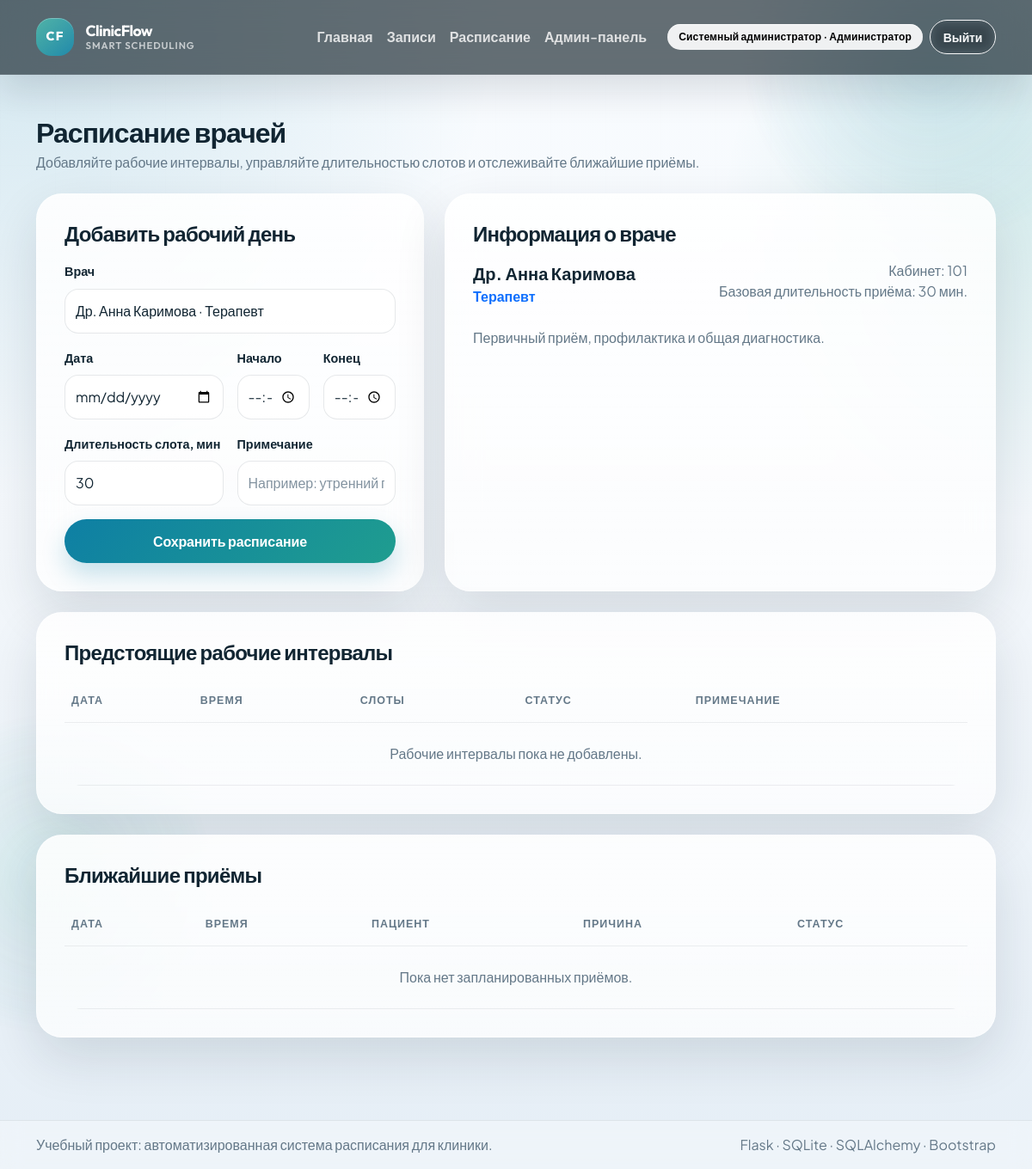
The page /schedule (signed in) on the database its author committed.
### models.py (models this page shows, shortened)
class User(db.Model):
    __tablename__ = "users"
    id = db.Column(db.Integer, primary_key=True)
    full_name = db.Column(db.String(120), nullable=False)
    email = db.Column(db.String(120), nullable=False, unique=True, index=True)
    phone = db.Column(db.String(30), unique=True)
    password_hash = db.Column(db.String(255), nullable=False)
    role = db.Column(db.String(20), nullable=False, index=True)
    is_active = db.Column(db.Boolean, default=True, nullable=False)
    created_at = db.Column(db.DateTime, default=datetime.utcnow, nullable=False)
    doctor_profile = db.relationship(
        "Doctor",
        back_populates="user",
        uselist=False,
        cascade="all, delete-orphan",
    )
    patient_profile = db.relationship(
        "Patient",
        back_populates="user",
        uselist=False,
        cascade="all, delete-orphan",
    )

class Doctor(db.Model):
    __tablename__ = "doctors"
    id = db.Column(db.Integer, primary_key=True)
    user_id = db.Column(db.Integer, db.ForeignKey("users.id"), nullable=False, unique=True)
    specialization = db.Column(db.String(120), nullable=False)
    room_number = db.Column(db.String(20))
    appointment_duration = db.Column(db.Integer, nullable=False, default=30)
    bio = db.Column(db.Text)
    user = db.relationship("User", back_populates="doctor_profile")
    schedules = db.relationship(
        "Schedule",
        back_populates="doctor",
        cascade="all, delete-orphan",
        order_by="Schedule.work_date, Schedule.start_time",
    )
    appointments = db.relationship(
        "Appointment",
        back_populates="doctor",
        cascade="all, delete-orphan",
        foreign_keys="Appointment.doctor_id",
        order_by="Appointment.appointment_date, Appointment.start_time",
    )
    @property
    def full_name(self):
        return self.user.full_name if self.user else "Врач"

### routes.py (the view, shortened to what this page needs)
@bp.route("/schedule", methods=["GET", "POST"])
@roles_required("doctor", "admin")
def schedule_view():
    doctors = (
        Doctor.query.options(joinedload(Doctor.user))
        .join(Doctor.user)
        .filter(User.is_active.is_(True))
        .order_by(User.full_name)
        .all()
    )
    if g.current_user.role == "doctor":
        selected_doctor = g.current_user.doctor_profile
    else:
        requested_doctor_id = request.values.get("doctor_id", type=int)
        selected_doctor = db.session.get(Doctor, requested_doctor_id) if requested_doctor_id else (doctors[0] if doctors else None)
    schedules = []
    upcoming_appointments = []
    if selected_doctor:
        schedules = (
            Schedule.query.filter(
                Schedule.doctor_id == selected_doctor.id,
                Schedule.work_date >= date.today(),
            )
            .order_by(Schedule.work_date, Schedule.start_time)
            .all()
        )
        upcoming_appointments = (
            Appointment.query.options(joinedload(Appointment.patient).joinedload(Patient.user))
            .filter(
                Appointment.doctor_id == selected_doctor.id,
                Appointment.appointment_date >= date.today(),
                Appointment.status != "cancelled",
            )
            .order_by(Appointment.appointment_date, Appointment.start_time)
            .all()
        )
    return render_template(
        "schedule.html",
        doctors=doctors,
        selected_doctor=selected_doctor,
        schedules=schedules,
        upcoming_appointments=upcoming_appointments,
    )

### routes.py (called while the page is built)
@bp.before_app_request
def load_logged_in_user():
    user_id = session.get("user_id")
    g.current_user = db.session.get(User, user_id) if user_id else None

@bp.app_context_processor
def inject_globals():
    return {
        "current_user": g.get("current_user"),
        "role_labels": ROLE_LABELS,
        "status_labels": STATUS_LABELS,
        "today_date": date.today(),
    }

def login_required(view):
    @wraps(view)
    def wrapped_view(*args, **kwargs):
        if not g.current_user or not g.current_user.is_active:
            session.clear()
            flash("Войдите в систему, чтобы продолжить работу.", "warning")
            return redirect(url_for("main.login"))
        return view(*args, **kwargs)
    return wrapped_view

def roles_required(*roles):
    def decorator(view):
        @wraps(view)
        @login_required
        def wrapped_view(*args, **kwargs):
            if g.current_user.role not in roles:
                abort(403)
            return view(*args, **kwargs)
        return wrapped_view
    return decorator

### templates/schedule.html (shortened to what this page needs)
{% extends "base.html" %}
{% block content %}
<div class="d-flex justify-content-between align-items-center flex-wrap gap-3 mb-4">
    <div>
        <h2 class="fw-bold mb-1">Расписание врачей</h2>
        <p class="text-secondary mb-0">Добавляйте рабочие интервалы, управляйте длительностью слотов и отслеживайте ближайшие приёмы.</p>
    </div>
</div>
<div class="row g-4">
    <div class="col-lg-5">
        <div class="surface-card h-100">
            <h4 class="fw-bold mb-3">Добавить рабочий день</h4>
            <form method="post" class="row g-3">
                {% if current_user.role == 'admin' %}
                    <div class="col-12">
                        <label class="form-label">Врач</label>
                        <select name="doctor_id" class="form-select" required>
                            {% for doctor in doctors %}
                                <option value="{{ doctor.id }}" {% if selected_doctor and doctor.id == selected_doctor.id %}selected{% endif %}>
                                    {{ doctor.full_name }} · {{ doctor.specialization }}
                                </option>
                            {% endfor %}
                        </select>
                    </div>
                {% endif %}
                <div class="col-md-6">
                    <label class="form-label">Дата</label>
                    <input type="date" name="work_date" class="form-control" required>
                </div>
                <div class="col-md-3">
                    <label class="form-label">Начало</label>
                    <input type="time" name="start_time" class="form-control" required>
                </div>
                <div class="col-md-3">
                    <label class="form-label">Конец</label>
                    <input type="time" name="end_time" class="form-control" required>
                </div>
                <div class="col-md-6">
                    <label class="form-label">Длительность слота, мин</label>
                    <input type="number" name="slot_duration" class="form-control" min="10" max="120" value="{{ selected_doctor.appointment_duration if selected_doctor else 30 }}">
                </div>
                <div class="col-md-6">
                    <label class="form-label">Примечание</label>
                    <input type="text" name="notes" class="form-control" placeholder="Например: утренний приём">
                </div>
                <div class="col-12">
                    <button type="submit" class="btn btn-primary w-100">Сохранить расписание</button>
                </div>
            </form>
        </div>
    </div>
    <div class="col-lg-7">
        <div class="surface-card h-100">
            <h4 class="fw-bold mb-3">Информация о враче</h4>
            {% if selected_doctor %}
                <div class="d-flex justify-content-between flex-wrap gap-3 mb-4">
                    <div>
                        <div class="fs-5 fw-bold">{{ selected_doctor.full_name }}</div>
                        <div class="text-primary fw-semibold">{{ selected_doctor.specialization }}</div>
                    </div>
                    <div class="text-secondary text-end">
                        <div>Кабинет: {{ selected_doctor.room_number or 'не указан' }}</div>
                        <div>Базовая длительность приёма: {{ selected_doctor.appointment_duration }} мин.</div>
                    </div>
                </div>
                <p class="text-secondary mb-0">{{ selected_doctor.bio or 'Описание врача можно дополнить в админ-панели.' }}</p>
            {% else %}
                <div class="empty-state">Сначала добавьте врача или выберите его из списка.</div>
            {% endif %}
        </div>
    </div>
</div>
<div class="surface-card mt-4">
    <h4 class="fw-bold mb-3">Предстоящие рабочие интервалы</h4>
    <div class="table-responsive">
        <table class="table align-middle">
            <thead>
                <tr>
                    <th>Дата</th>
                    <th>Время</th>
                    <th>Слоты</th>
                    <th>Статус</th>
                    <th>Примечание</th>
                </tr>
            </thead>
            <tbody>
                {% for schedule in schedules %}
                    <tr>
                        <td>{{ schedule.work_date.strftime('%d.%m.%Y') }}</td>
                        <td>{{ schedule.start_time.strftime('%H:%M') }} - {{ schedule.end_time.strftime('%H:%M') }}</td>
                        <td>{{ schedule.total_slots }} по {{ schedule.slot_duration }} мин.</td>
                        <td>
                            <span class="badge {% if schedule.is_active %}text-bg-success{% else %}text-bg-secondary{% endif %}">
                                {{ 'Активно' if schedule.is_active else 'Отключено' }}
                            </span>
                        </td>
                        <td>{{ schedule.notes or 'Без примечаний' }}</td>
                    </tr>
                {% else %}
                    <tr>
                        <td colspan="5" class="text-center text-secondary py-4">Рабочие интервалы пока не добавлены.</td>
                    </tr>
                {% endfor %}
            </tbody>
        </table>
    </div>
</div>
<div class="surface-card mt-4">
    <h4 class="fw-bold mb-3">Ближайшие приёмы</h4>
    <div class="table-responsive">
        <table class="table align-middle">
            <thead>
                <tr>
                    <th>Дата</th>
                    <th>Время</th>
                    <th>Пациент</th>
                    <th>Причина</th>
                    <th>Статус</th>
                </tr>
            </thead>
            <tbody>
                {% for appointment in upcoming_appointments %}
                    <tr>
                        <td>{{ appointment.appointment_date.strftime('%d.%m.%Y') }}</td>
                        <td>{{ appointment.start_time.strftime('%H:%M') }} - {{ appointment.end_time.strftime('%H:%M') }}</td>
                        <td>{{ appointment.patient.full_name }}</td>
                        <td>{{ appointment.reason or 'Не указана' }}</td>
                        <td>{{ status_labels[appointment.status] }}</td>
                    </tr>
                {% else %}
                    <tr>
                        <td colspan="5" class="text-center text-secondary py-4">Пока нет запланированных приёмов.</td>
                    </tr>
                {% endfor %}
            </tbody>
        </table>
    </div>
</div>
{% endblock %}

### templates/base.html (shortened to what this page needs)
<!doctype html>
<html lang="ru">
<head>
    <link href="https://cdn.jsdelivr.net/npm/bootstrap@5.3.3/dist/css/bootstrap.min.css" rel="stylesheet">
    <link rel="stylesheet" href="{{ url_for('static', filename='style.css') }}">
</head>
<body class="app-body">
    <div class="app-backdrop" aria-hidden="true">
        <span class="app-orb orb-one"></span>
        <span class="app-orb orb-two"></span>
        <span class="app-grid"></span>
    </div>
    <nav class="navbar navbar-expand-lg navbar-dark app-navbar">
        <div class="container">
            <a class="navbar-brand app-brand" href="{{ url_for('main.index') }}">
                <span class="brand-mark">CF</span>
                <span class="brand-copy">
                    <span class="brand-name">ClinicFlow</span>
                    <span class="brand-note">smart scheduling</span>
                </span>
            </a>
            <div class="collapse navbar-collapse" id="mainNav">
                <ul class="navbar-nav ms-auto align-items-lg-center">
                    <li class="nav-item">
                        <a class="nav-link" href="{{ url_for('main.index') }}">Главная</a>
                    </li>
                    {% if current_user %}
                        <li class="nav-item">
                            <a class="nav-link" href="{{ url_for('main.appointments') }}">Записи</a>
                        </li>
                        {% if current_user.role in ['doctor', 'admin'] %}
                            <li class="nav-item">
                                <a class="nav-link" href="{{ url_for('main.schedule_view') }}">Расписание</a>
                            </li>
                        {% endif %}
                        {% if current_user.role == 'admin' %}
                            <li class="nav-item">
                                <a class="nav-link" href="{{ url_for('main.admin_dashboard') }}">Админ-панель</a>
                            </li>
                        {% endif %}
                        <li class="nav-item ms-lg-3">
                            <span class="badge text-bg-light user-badge">
                                {{ current_user.full_name }} · {{ role_labels[current_user.role] }}
                            </span>
                        </li>
                        <li class="nav-item ms-lg-2">
                            <a class="btn btn-outline-light btn-sm" href="{{ url_for('main.logout') }}">Выйти</a>
                        </li>
                    {% else %}
                        <li class="nav-item ms-lg-3">
                            <a class="btn btn-outline-light btn-sm me-2" href="{{ url_for('main.login') }}">Войти</a>
                            <a class="btn btn-light btn-sm" href="{{ url_for('main.register') }}">Регистрация</a>
                        </li>
                    {% endif %}
                </ul>
            </div>
        </div>
    </nav>
    <main class="container py-4 py-lg-5 app-main">
        {% block content %}{% endblock %}
    </main>
    <footer class="app-footer">
        <div class="container py-3 d-flex flex-column flex-md-row justify-content-between gap-2">
            <span>Учебный проект: автоматизированная система расписания для клиники.</span>
            <span>Flask · SQLite · SQLAlchemy · Bootstrap</span>
        </div>
    </footer>
</body>
</html>

### rows shown on the page
User: full_name "Системный администратор", role "Администратор"
Doctor: slot_duration "30", specialization "Терапевт", room_number "101", appointment_duration "30", bio "Первичный приём, профилактика и общая диагностика."
User: full_name "Др. Анна Каримова"

### other values the page prints
form field doctor_id "Др. Анна Каримова · Терапевт"
